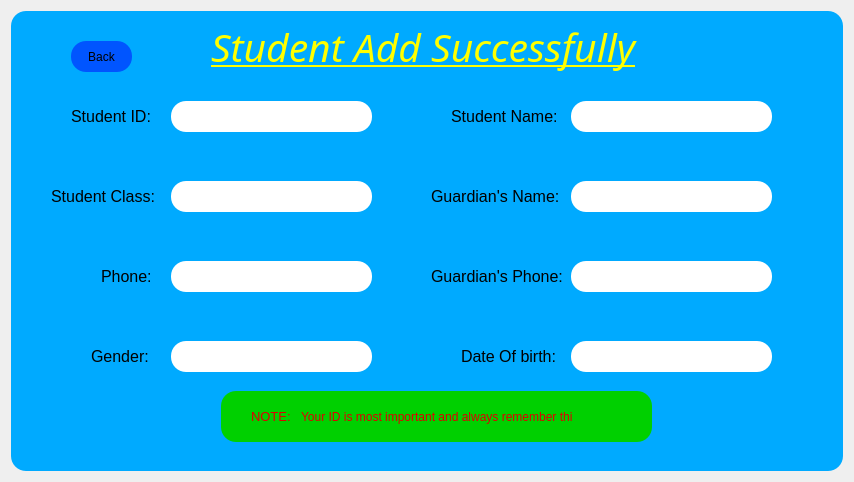
<?xml version="1.0" encoding="UTF-8"?>
<ui version="4.0">
 <class>Dialog</class>
 <widget class="QDialog" name="Dialog">
  <property name="geometry">
   <rect>
    <x>0</x>
    <y>0</y>
    <width>854</width>
    <height>482</height>
   </rect>
  </property>
  <property name="windowTitle">
   <string>Dialog</string>
  </property>
  <layout class="QVBoxLayout" name="verticalLayout">
   <item>
    <widget class="QWidget" name="widget" native="true">
     <property name="styleSheet">
      <string notr="true">background-color: rgb(0, 170, 255);
border-radius:15px;
</string>
     </property>
     <widget class="QLabel" name="label_2">
      <property name="geometry">
       <rect>
        <x>200</x>
        <y>10</y>
        <width>441</width>
        <height>51</height>
       </rect>
      </property>
      <property name="font">
       <font>
        <family>Monotype Corsiva</family>
        <pointsize>29</pointsize>
        <weight>50</weight>
        <italic>true</italic>
        <bold>false</bold>
        <underline>true</underline>
       </font>
      </property>
      <property name="styleSheet">
       <string notr="true">color: rgb(255, 255, 0);
font: italic 29pt &quot;Monotype Corsiva&quot;;
text-decoration: underline;

</string>
      </property>
      <property name="text">
       <string>Student Add Successfully</string>
      </property>
     </widget>
     <widget class="QLabel" name="scf_id">
      <property name="geometry">
       <rect>
        <x>160</x>
        <y>90</y>
        <width>201</width>
        <height>31</height>
       </rect>
      </property>
      <property name="styleSheet">
       <string notr="true">background-color: rgb(255, 255, 255);</string>
      </property>
      <property name="text">
       <string/>
      </property>
      <property name="alignment">
       <set>Qt::AlignCenter</set>
      </property>
     </widget>
     <widget class="QLabel" name="label_22">
      <property name="geometry">
       <rect>
        <x>60</x>
        <y>90</y>
        <width>121</width>
        <height>31</height>
       </rect>
      </property>
      <property name="font">
       <font>
        <pointsize>12</pointsize>
       </font>
      </property>
      <property name="styleSheet">
       <string notr="true">background:transparent;
</string>
      </property>
      <property name="text">
       <string>Student ID:</string>
      </property>
     </widget>
     <widget class="QLabel" name="label_23">
      <property name="geometry">
       <rect>
        <x>440</x>
        <y>90</y>
        <width>121</width>
        <height>31</height>
       </rect>
      </property>
      <property name="font">
       <font>
        <pointsize>12</pointsize>
       </font>
      </property>
      <property name="styleSheet">
       <string notr="true">background:transparent;
</string>
      </property>
      <property name="text">
       <string>Student Name:</string>
      </property>
     </widget>
     <widget class="QLabel" name="label_24">
      <property name="geometry">
       <rect>
        <x>40</x>
        <y>170</y>
        <width>121</width>
        <height>31</height>
       </rect>
      </property>
      <property name="font">
       <font>
        <pointsize>12</pointsize>
       </font>
      </property>
      <property name="styleSheet">
       <string notr="true">background:transparent;
</string>
      </property>
      <property name="text">
       <string>Student Class:</string>
      </property>
     </widget>
     <widget class="QLabel" name="label_26">
      <property name="geometry">
       <rect>
        <x>90</x>
        <y>250</y>
        <width>51</width>
        <height>31</height>
       </rect>
      </property>
      <property name="font">
       <font>
        <pointsize>12</pointsize>
       </font>
      </property>
      <property name="styleSheet">
       <string notr="true">background:transparent;
</string>
      </property>
      <property name="text">
       <string>Phone:</string>
      </property>
     </widget>
     <widget class="QLabel" name="label_27">
      <property name="geometry">
       <rect>
        <x>420</x>
        <y>250</y>
        <width>131</width>
        <height>31</height>
       </rect>
      </property>
      <property name="font">
       <font>
        <pointsize>12</pointsize>
       </font>
      </property>
      <property name="styleSheet">
       <string notr="true">background:transparent;
</string>
      </property>
      <property name="text">
       <string>Guardian's Phone:</string>
      </property>
     </widget>
     <widget class="QLabel" name="label_28">
      <property name="geometry">
       <rect>
        <x>30</x>
        <y>380</y>
        <width>121</width>
        <height>31</height>
       </rect>
      </property>
      <property name="font">
       <font>
        <pointsize>11</pointsize>
       </font>
      </property>
      <property name="styleSheet">
       <string notr="true">background:transparent;
</string>
      </property>
      <property name="text">
       <string/>
      </property>
     </widget>
     <widget class="QLabel" name="label_25">
      <property name="geometry">
       <rect>
        <x>420</x>
        <y>170</y>
        <width>131</width>
        <height>31</height>
       </rect>
      </property>
      <property name="font">
       <font>
        <pointsize>12</pointsize>
       </font>
      </property>
      <property name="styleSheet">
       <string notr="true">background:transparent;
</string>
      </property>
      <property name="text">
       <string>Guardian's Name:</string>
      </property>
     </widget>
     <widget class="QLabel" name="label_29">
      <property name="geometry">
       <rect>
        <x>80</x>
        <y>330</y>
        <width>61</width>
        <height>31</height>
       </rect>
      </property>
      <property name="font">
       <font>
        <pointsize>12</pointsize>
       </font>
      </property>
      <property name="styleSheet">
       <string notr="true">background:transparent;
</string>
      </property>
      <property name="text">
       <string>Gender:</string>
      </property>
     </widget>
     <widget class="QLabel" name="label_30">
      <property name="geometry">
       <rect>
        <x>450</x>
        <y>330</y>
        <width>101</width>
        <height>31</height>
       </rect>
      </property>
      <property name="font">
       <font>
        <pointsize>12</pointsize>
       </font>
      </property>
      <property name="styleSheet">
       <string notr="true">background:transparent;
</string>
      </property>
      <property name="text">
       <string>Date Of birth:</string>
      </property>
     </widget>
     <widget class="QPushButton" name="back_button">
      <property name="geometry">
       <rect>
        <x>60</x>
        <y>30</y>
        <width>61</width>
        <height>31</height>
       </rect>
      </property>
      <property name="styleSheet">
       <string notr="true">QPushButton{
background-color: rgb(0, 85, 255);

}

QPushButton:hover{
background-color: rgb(0, 143, 214);
	color: rgb(255, 255, 255);

}</string>
      </property>
      <property name="text">
       <string>Back</string>
      </property>
      <property name="icon">
       <iconset resource="../../../Qt Desiger/Icon.qrc">
        <normaloff>:/icon/Icon/arrow-left-circle.svg</normaloff>:/icon/Icon/arrow-left-circle.svg</iconset>
      </property>
     </widget>
     <widget class="QLineEdit" name="scf_class">
      <property name="geometry">
       <rect>
        <x>160</x>
        <y>170</y>
        <width>201</width>
        <height>31</height>
       </rect>
      </property>
      <property name="styleSheet">
       <string notr="true">background-color: rgb(255, 255, 255);</string>
      </property>
      <property name="alignment">
       <set>Qt::AlignCenter</set>
      </property>
     </widget>
     <widget class="QLineEdit" name="scf_phone">
      <property name="geometry">
       <rect>
        <x>160</x>
        <y>250</y>
        <width>201</width>
        <height>31</height>
       </rect>
      </property>
      <property name="styleSheet">
       <string notr="true">background-color: rgb(255, 255, 255);</string>
      </property>
      <property name="alignment">
       <set>Qt::AlignCenter</set>
      </property>
     </widget>
     <widget class="QLineEdit" name="scf_grd_phone">
      <property name="geometry">
       <rect>
        <x>560</x>
        <y>250</y>
        <width>201</width>
        <height>31</height>
       </rect>
      </property>
      <property name="styleSheet">
       <string notr="true">background-color: rgb(255, 255, 255);</string>
      </property>
      <property name="alignment">
       <set>Qt::AlignCenter</set>
      </property>
     </widget>
     <widget class="QLineEdit" name="scf_dob">
      <property name="geometry">
       <rect>
        <x>560</x>
        <y>330</y>
        <width>201</width>
        <height>31</height>
       </rect>
      </property>
      <property name="styleSheet">
       <string notr="true">background-color: rgb(255, 255, 255);</string>
      </property>
      <property name="alignment">
       <set>Qt::AlignCenter</set>
      </property>
     </widget>
     <widget class="QLineEdit" name="scf_gender">
      <property name="geometry">
       <rect>
        <x>160</x>
        <y>330</y>
        <width>201</width>
        <height>31</height>
       </rect>
      </property>
      <property name="styleSheet">
       <string notr="true">background-color: rgb(255, 255, 255);</string>
      </property>
      <property name="alignment">
       <set>Qt::AlignCenter</set>
      </property>
     </widget>
     <widget class="QLabel" name="scf_name">
      <property name="geometry">
       <rect>
        <x>560</x>
        <y>90</y>
        <width>201</width>
        <height>31</height>
       </rect>
      </property>
      <property name="styleSheet">
       <string notr="true">background-color: rgb(255, 255, 255);</string>
      </property>
      <property name="text">
       <string/>
      </property>
      <property name="alignment">
       <set>Qt::AlignCenter</set>
      </property>
     </widget>
     <widget class="QLabel" name="scf_grd_name">
      <property name="geometry">
       <rect>
        <x>560</x>
        <y>170</y>
        <width>201</width>
        <height>31</height>
       </rect>
      </property>
      <property name="styleSheet">
       <string notr="true">background-color: rgb(255, 255, 255);</string>
      </property>
      <property name="text">
       <string/>
      </property>
      <property name="alignment">
       <set>Qt::AlignCenter</set>
      </property>
     </widget>
     <widget class="QWidget" name="widget_2" native="true">
      <property name="geometry">
       <rect>
        <x>210</x>
        <y>380</y>
        <width>431</width>
        <height>51</height>
       </rect>
      </property>
      <property name="styleSheet">
       <string notr="true">background-color: rgb(0, 208, 0);</string>
      </property>
      <widget class="QLabel" name="label">
       <property name="geometry">
        <rect>
         <x>30</x>
         <y>10</y>
         <width>51</width>
         <height>31</height>
        </rect>
       </property>
       <property name="font">
        <font>
         <pointsize>10</pointsize>
        </font>
       </property>
       <property name="styleSheet">
        <string notr="true">color: rgb(222, 0, 0);</string>
       </property>
       <property name="text">
        <string>NOTE:</string>
       </property>
      </widget>
      <widget class="QLabel" name="label_3">
       <property name="geometry">
        <rect>
         <x>80</x>
         <y>10</y>
         <width>271</width>
         <height>31</height>
        </rect>
       </property>
       <property name="styleSheet">
        <string notr="true">color: rgb(222, 0, 0);</string>
       </property>
       <property name="text">
        <string>Your ID is most important and always remember this.</string>
       </property>
      </widget>
     </widget>
    </widget>
   </item>
  </layout>
 </widget>
 <resources>
  <include location="../../../Qt Desiger/Icon.qrc"/>
 </resources>
 <connections/>
</ui>
